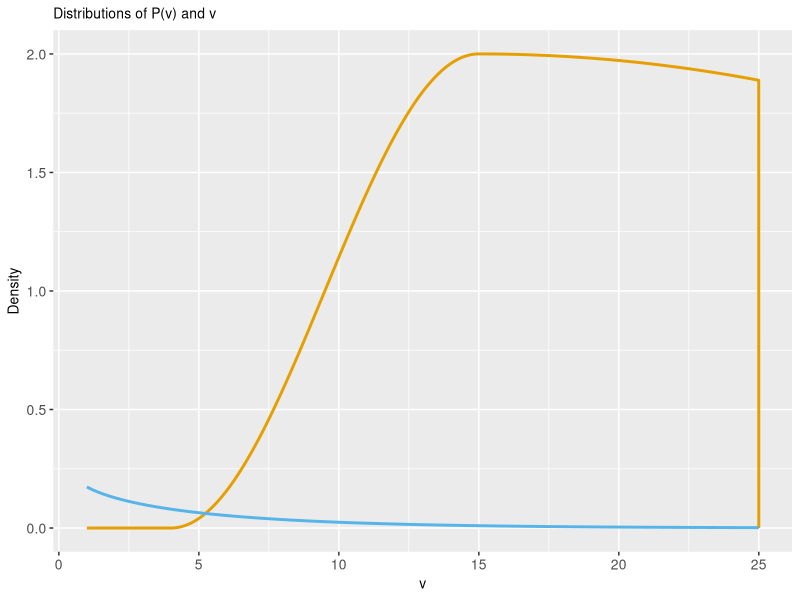
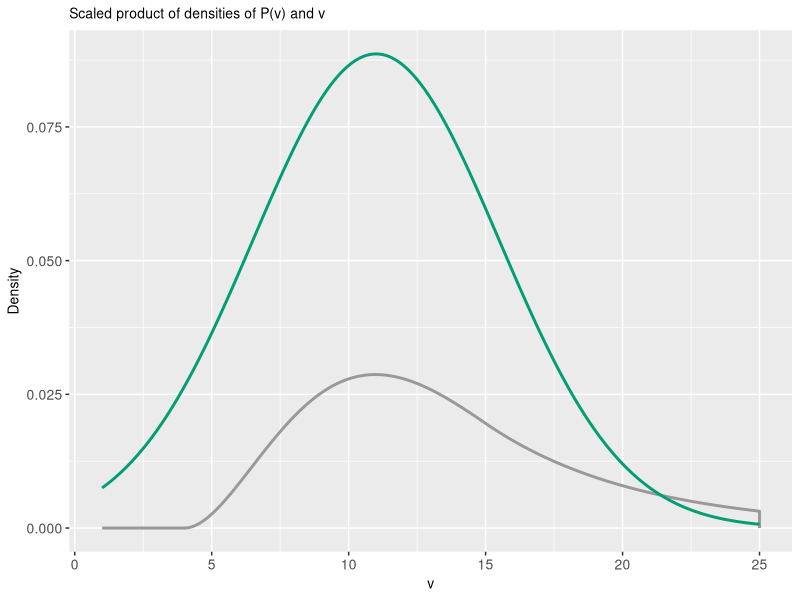
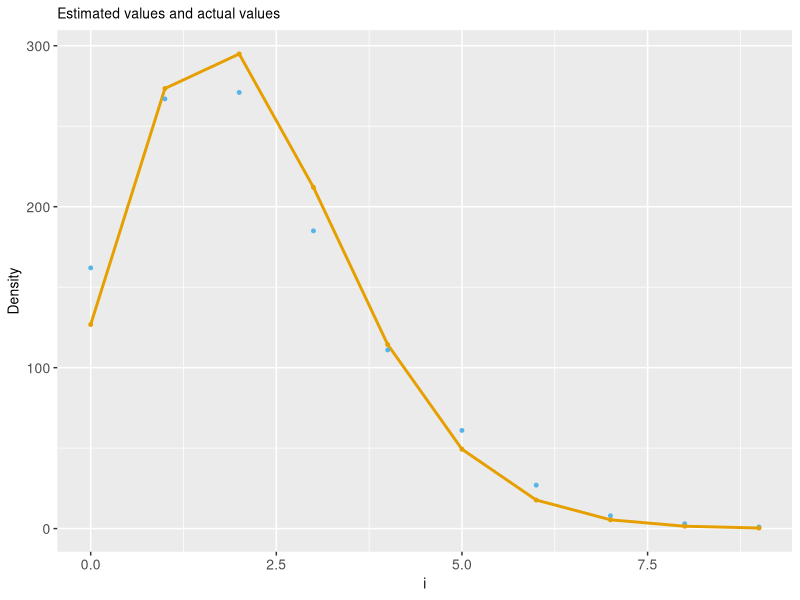

These figures' R source, in order:
#################################################################
# ASSIGNMENT 2
# Updated: 2019-09-29
# Author: Anna Carlsson
#################################################################

##### Set working directory and load packages #####
setwd("/Users/anna/Dokument/GitHub/MVE187/Assignments/Assignment_2")
library(ggplot2)
library(gplots)

palette <- c("#999999", "#E69F00", "#56B4E9", "#009E73", "#F0E442", "#0072B2", "#D55E00", "#CC79A7")

set.seed(23563)

##### 1A) Probability of power delivery at any time #####
prob <- pgamma(24, shape = 0.8, scale = 6, log = FALSE) - pgamma(4, shape = 0.8, scale = 6, log = FALSE)

##### 1B) Simulate expected value and CI for expected value

# Define P(v)
P <- function(v){
  n <- length(v)
  P_temp <- rep(0, n)
  for (i in 1:n){
    if (v[i] >= 4 && v[i] < 15 ){
      P_temp[i] <- cos(v[i]*pi/11+7*pi/11) + 1
    }
    if (v[i] >= 15 && v[i] < 25){
      P_temp[i] <- 7/4 + v[i]/30 - v[i]^2/900
    }
  }
  return(P_temp)
}

# Compute approximate expected value
N <- 10000
sample <- rgamma(N, shape = 0.8, scale = 6)
P_sample <- P(sample)
E_approx <- 1/N * sum(P_sample)

# Compute approximate 95% CI
s <- sqrt(1 / (N-1)  * sum((P_sample - E_approx)^2))

ci_lower <- E_approx - 1.96 * s / sqrt(N)
ci_upper <- E_approx + 1.96 * s / sqrt(N)

##### 1C) Numerical integration #####

# Define integrand
integrand <- function(v){
  p <- P(v)
  gamma <- dgamma(v, shape = 0.8, scale = 6)
  return(p*gamma)
}

# Compute integral numerically
E <- integrate(integrand, 4, 25)

##### 1D) Use importance sampling to improve accuracy #####

# Plot each function and consider which proposal density to use
v <- seq(1,25,length.out = 10000)
p_v <- P(v)
pi_v <- dgamma(v, shape = 0.8, scale = 6)
instr_distr <- dnorm(v, mean = 11, sd = 4.5, log = FALSE)

ggplot() +
  geom_line(
    aes(x = v, y = p_v), colour = palette[2], size = 1, show.legend = FALSE) +
  geom_line(
    aes(x = v, y = pi_v), colour = palette[3], size = 1, show.legend = FALSE) +
  labs(title = "Distributions of P(v) and v",
       x = "v",
       y = "Density") + 
  theme(
    plot.title = element_text(size = 10),
    axis.title = element_text(size = 10),
    axis.text = element_text(size = 10),
    legend.position = c(0.89, 0.85),
    legend.background = element_rect(fill=alpha('white', 0.8)))

ggplot() +
  geom_line(
    aes(x = v, y = p_v*pi_v), colour = palette[1], size = 1, show.legend = FALSE) +
  geom_line(
    aes(x = v, y = instr_distr), colour = palette[4], size = 1, show.legend = FALSE) +
  labs(title = "Scaled product of densities of P(v) and v",
       x = "v",
       y = "Density") + 
  theme(
    plot.title = element_text(size = 10),
    axis.title = element_text(size = 10),
    axis.text = element_text(size = 10),
    legend.position = c(0.89, 0.85),
    legend.background = element_rect(fill=alpha('white', 0.8)))

##### 1E) Use proposal density to reestimate mean #####

# Define importance sampling function
P_importance <- function(v){
  p_v <- P(v)
  pi_v <- dgamma(v, shape = 0.8, scale = 6)
  g_v <- dnorm(v, mean = 11, sd = 4.5, log = FALSE)
  return(p_v * pi_v / g_v)
}

N <- 10000
importance_sample <- rnorm(N, mean = 11, sd = 4.5)
P_importance_sample <- P_importance(importance_sample)
E_importance_approx <- 1/N * sum(P_importance_sample)

##### 1F) Estimate variance of power production #####
s_importance <- sqrt(1 / (N-1)  * sum((P_importance_sample - E_importance_approx)^2))

ci_importance_lower <- E_importance_approx - 1.96 * s_importance / sqrt(N)
ci_importance_upper <- E_importance_approx + 1.96 * s_importance / sqrt(N)

##### 2A) Maximum likelihood estimate of lambda #####
Y_i <- c(162, 267, 271, 185, 111, 61, 27, 8, 3, 1)
i <- seq(from = 0, to = 9, length.out = 10)

# MLE of lambda
n <- sum(Y_i)
lambda_est <- 1/n * sum(Y_i*i)

# Compute values from distribution
est_vals <- n * dpois(i, lambda_est, log = FALSE)

# Plot distribution with estimated values and actual values
ggplot() +
  geom_line(
    aes(x = i, y = est_vals), colour = palette[2], size = 1, show.legend = FALSE) +
  geom_point(
    aes(x = i, y = Y_i), colour = palette[3], size = 1, show.legend = FALSE) +
  geom_point(
    aes(x = i, y = est_vals), colour = palette[2], size = 1, show.legend = FALSE) +
  labs(title = "Estimated values and actual values",
       x = "i",
       y = "Density") + 
  theme(
    plot.title = element_text(size = 10),
    axis.title = element_text(size = 10),
    axis.text = element_text(size = 10),
    legend.position = c(0.89, 0.85),
    legend.background = element_rect(fill=alpha('white', 0.8)))

##### 2F) Gibb's sampling of posterior of parameters #####

# Define density functions
p_post <- function(lambda_1, lambda_2, Y_i, Z_i){
  
}

# Initialize matrix
N <- 1000
result <- matrix(0, N, 3, byrow=TRUE)
data <- Y_i
ndata <- length(data)

for (i in 2:n) {
  # Here each component should be updated!
  # How to handle z_i? Do we need to sample z_i using Gibbs also?
}
